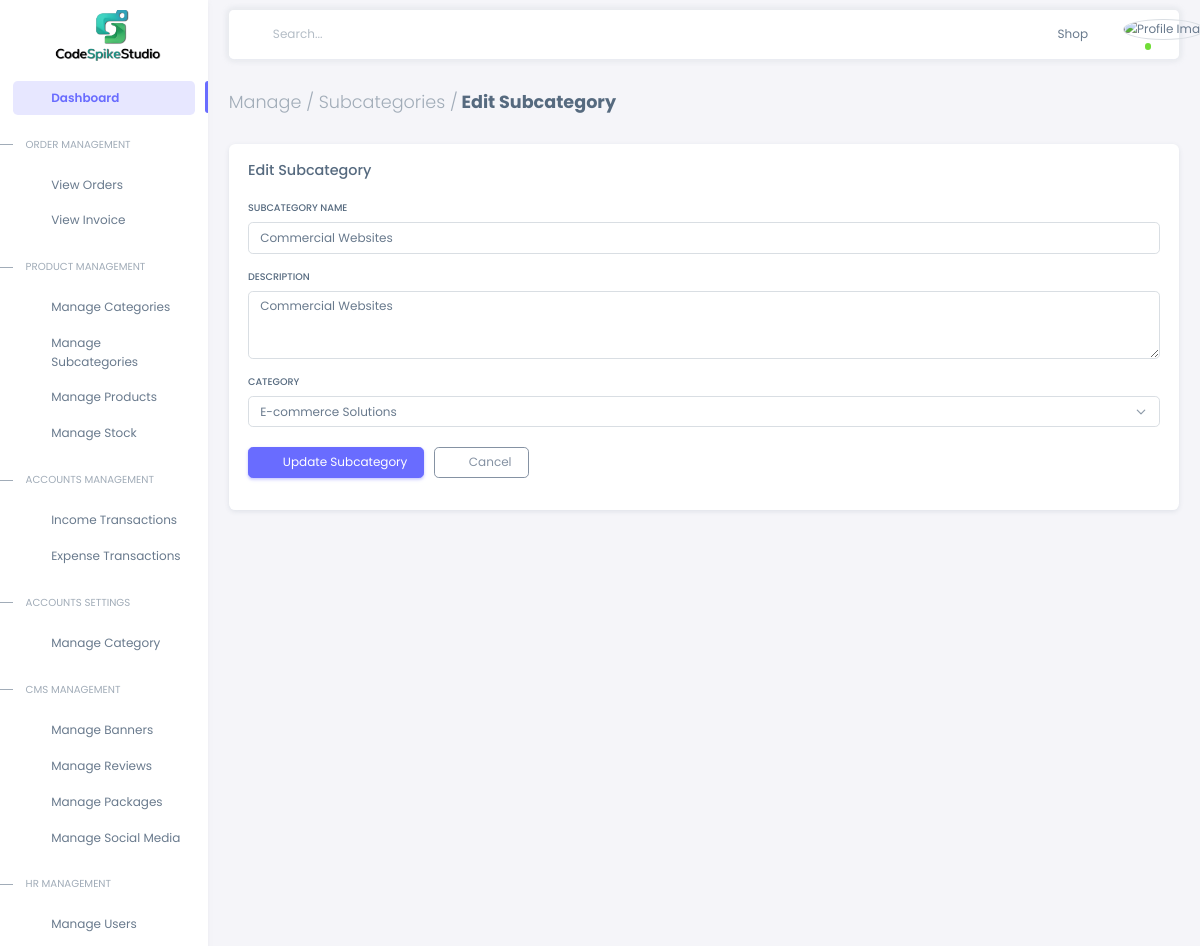
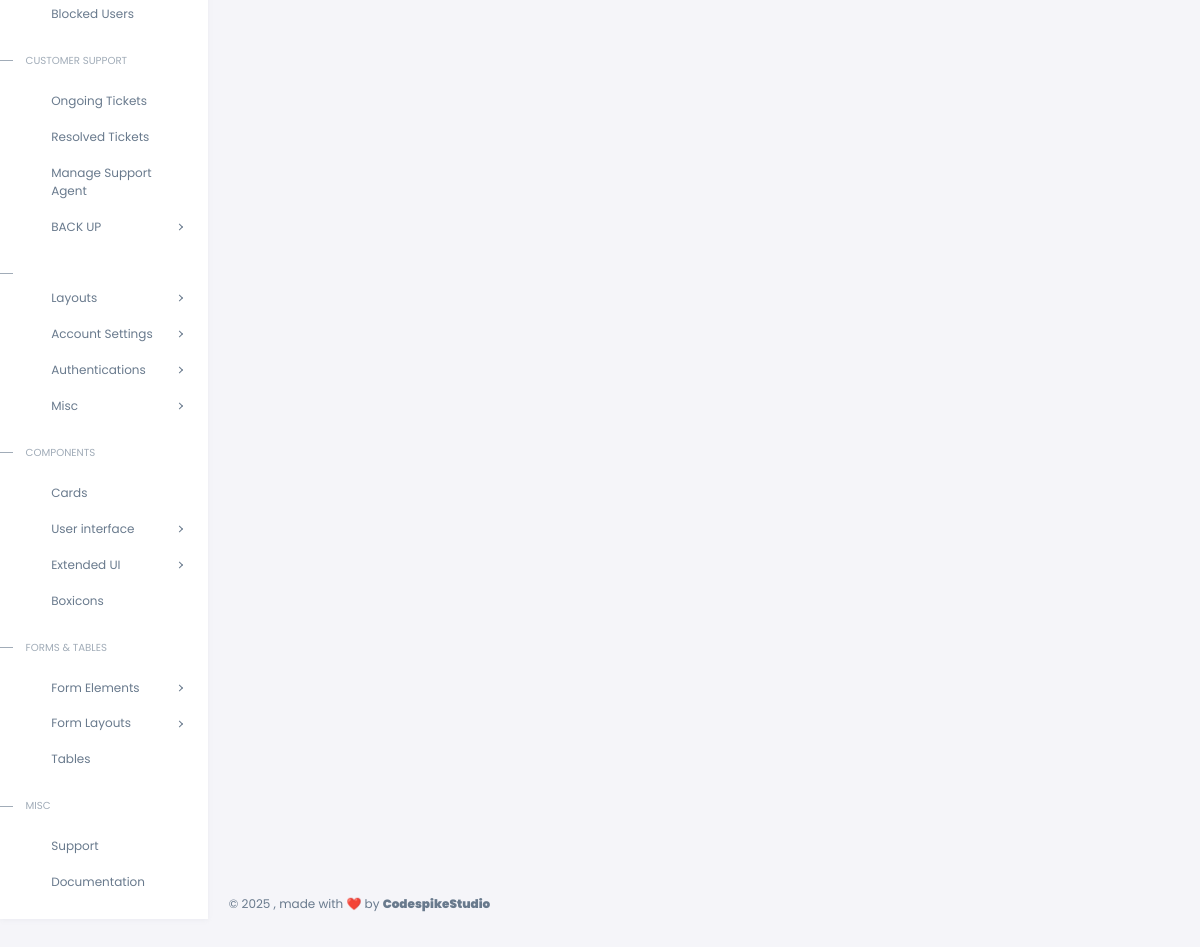
The app's page /edit-subcategory/7/ with its own data (2 pictures, top to bottom).
### products/models.py (models this page shows, shortened)
class subcategory(models.Model):
    name = models.CharField(max_length=255)
    category = models.ForeignKey(Category, on_delete=models.CASCADE, related_name='subcategories')
    description = models.TextField()

class Category(models.Model):
    name = models.CharField(max_length=255)
    description = models.TextField()
    image = models.ImageField(upload_to='category_images/', null=True, blank=True)

### products/views.py (the view, shortened to what this page needs)
# urls.py: path('edit-subcategory/<int:pk>/', SubcategoryUpdateView.as_view(), name='edit_subcategory'),
class SubcategoryUpdateView(UpdateView):
    model = subcategory
    template_name = 'admin_panel/edit_subcategory.html'
    fields = ['name', 'description', 'category']
    success_url = reverse_lazy('subcategory_list')
    def get_context_data(self, **kwargs):
        context = super().get_context_data(**kwargs)
        context['categories'] = Category.objects.all()
        return context
    def get_template_names(self):
        admin_mode = getattr(settings, 'ADMIN_PANEL_MODE', 'basic').lower()
        if admin_mode == 'advanced':
            return ['advadmin/edit_subcategory.html']
        elif admin_mode == 'standard':
            return ['admin_panel/edit_subcategory.html']  # If you have a standard mode template
        else:  # Default to basic
            return ['admin_panel/edit_subcategory.html']

### templates/advadmin/edit_subcategory.html (shortened to what this page needs)
{% extends 'advadmin/index.html' %}
{% load static %}
{% block content %}
<div class="content-wrapper">
  <div class="container-xxl flex-grow-1 container-p-y">
    <h4 class="fw-bold py-3 mb-4"><span class="text-muted fw-light">Manage / Subcategories /</span> Edit Subcategory</h4>
    <div class="card mb-4">
      <h5 class="card-header">Edit Subcategory</h5>
      <div class="card-body">
        <form method="post" action="{% url 'edit_subcategory' subcategory.id %}" class="mb-3">
          <div class="mb-3">
            <label for="name" class="form-label">Subcategory Name</label>
            <input type="text" class="form-control {% if form.name.errors %}is-invalid{% endif %}"
                   id="name" name="name" value="{{ subcategory.name }}" required>
          </div>
          <div class="mb-3">
            <label for="description" class="form-label">Description</label>
            <textarea class="form-control {% if form.description.errors %}is-invalid{% endif %}"
                      id="description" name="description" rows="3">{{ subcategory.description }}</textarea>
          </div>
          <div class="mb-3">
            <label for="category" class="form-label">Category</label>
            <select class="form-select {% if form.category.errors %}is-invalid{% endif %}"
                    id="category" name="category" required>
              {% if categories %}
                {% for category in categories %}
                  <option value="{{ category.id }}"
                    {% if category.id == subcategory.category.id %}selected{% endif %}>
                    {{ category.name }}
                  </option>
                {% endfor %}
              {% else %}
                <option disabled selected>No Categories Found</option>
              {% endif %}
            </select>
          </div>
          <div class="mt-4">
            <button type="submit" class="btn btn-primary me-2">
              <i class="bx bx-save me-1"></i> Update Subcategory
            </button>
            <a href="{% url 'subcategory_list' %}" class="btn btn-outline-secondary">
              <i class="bx bx-arrow-back me-1"></i> Cancel
            </a>
          </div>
        </form>
      </div>
    </div>
  </div>
</div>
{% endblock %}

### records on screen
subcategory: name "Commercial Websites", description "Commercial Websites", category "E-commerce Solutions"
